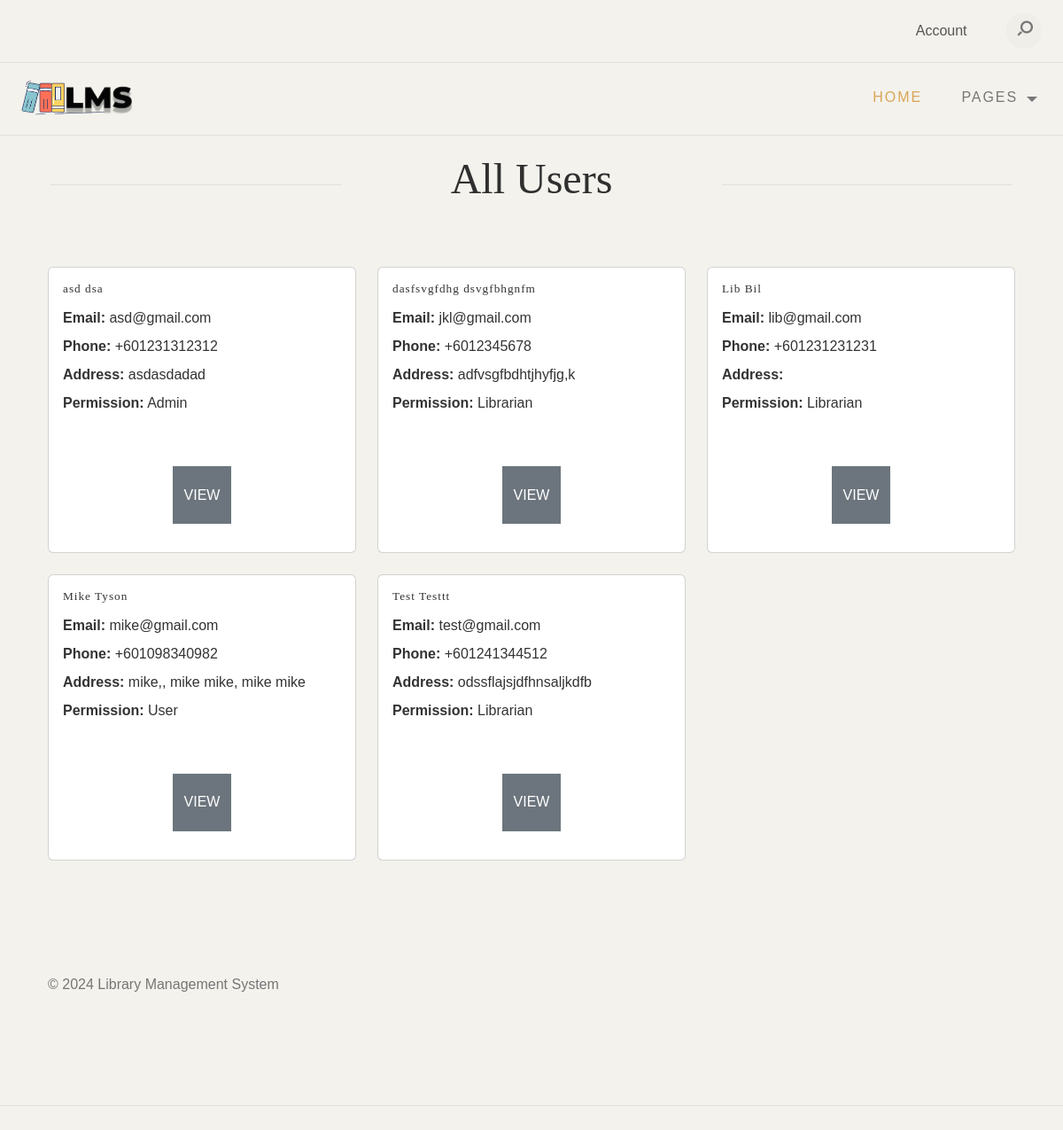
Before: /all_users.php with the older database file.
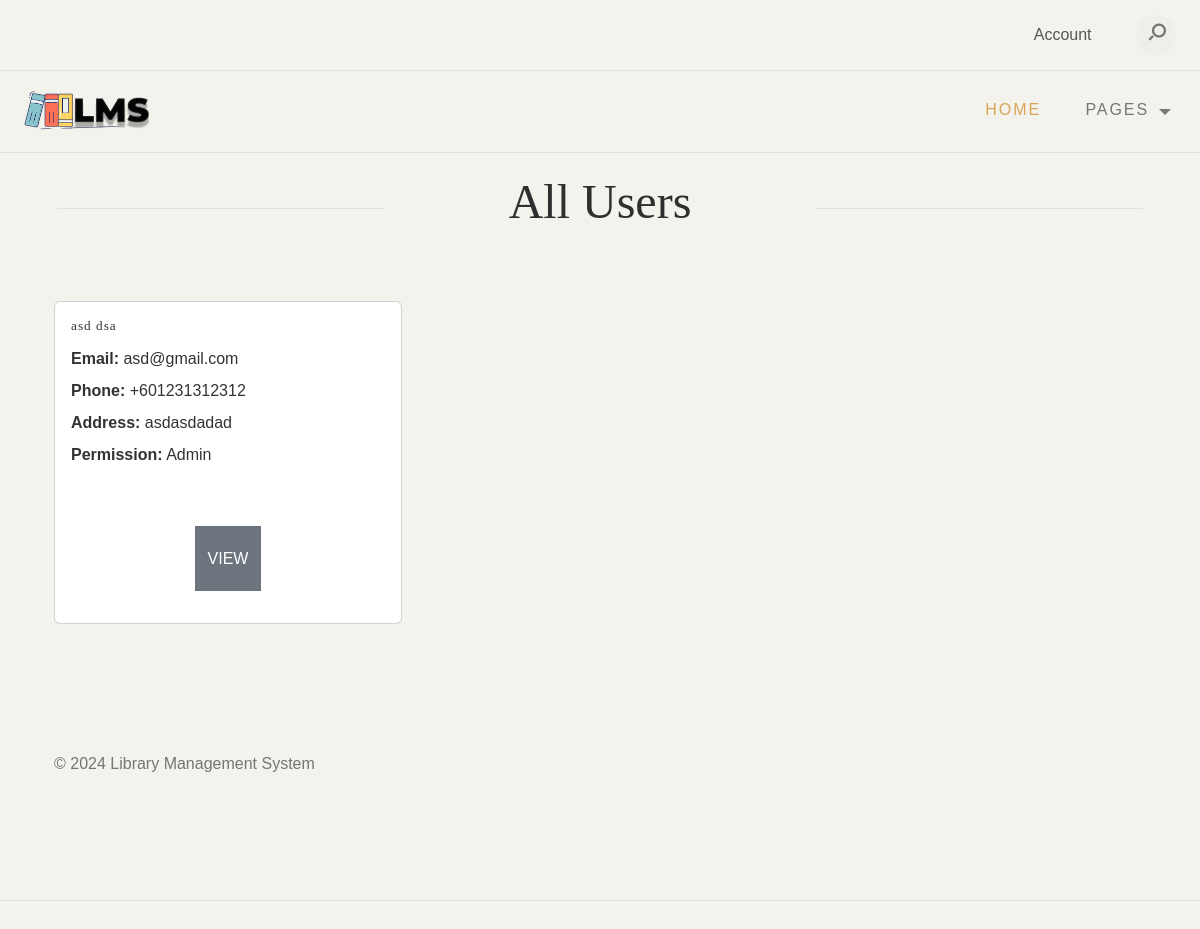
After: the same page with the newer database file.
### tables this page shows
CREATE TABLE `users` (
  `UserID` int(11) NOT NULL,
  `FirstName` varchar(100) DEFAULT NULL,
  `LastName` varchar(100) DEFAULT NULL,
  `Password` varchar(255) DEFAULT NULL,
  `Email` varchar(100) DEFAULT NULL,
  `Phone` varchar(15) DEFAULT NULL,
  `Address` varchar(255) DEFAULT NULL,
  `MembershipDate` date DEFAULT NULL,
  `Permission` varchar(15) NOT NULL,
  `Image` varchar(255) NOT NULL
);

### all_users.php (the view, shortened to what this page needs)
<?php
include_once("database/db.php");
$queryUsers = "
    SELECT u.UserID, CONCAT(u.FirstName, ' ', u.LastName) AS FullName, u.Email, u.Permission, u.Phone, u.Address
    FROM users u
    ORDER BY FullName ASC";
$resultUsers = mysqli_query($conn, $queryUsers);
?>
<!DOCTYPE html>
<html lang="en">
<head>
    <link href="https://cdn.jsdelivr.net/npm/bootstrap@5.3.1/dist/css/bootstrap.min.css" rel="stylesheet"
>
    <link rel="stylesheet" type="text/css" href="css/normalize.css">
    <link rel="stylesheet" type="text/css" href="icomoon/icomoon.css">
    <link rel="stylesheet" type="text/css" href="css/vendor.css">
    <link rel="stylesheet" type="text/css" href="style.css">
</head>
<body data-bs-spy="scroll" data-bs-target="#header" tabindex="0">
    <?php include 'header.php'; ?>
    <section id="all-users" class="users-section">
        <div class="container">
            <div class="row">
                <div class="col-md-12">
                    <div class="section-header align-center">
                        <h2 class="section-title">All Users</h2>
                    </div>
                    <div class="row">
                        <?php while ($user = mysqli_fetch_assoc($resultUsers)): ?>
                            <div class="col-md-4 mb-4">
                                <div class="card">
                                    <div class="card-body">
                                        <h5 class="card-title"><?php echo htmlspecialchars($user['FullName']); ?></h5>
                                        <p class="card-text">
                                            <strong>Email:</strong> <?php echo htmlspecialchars($user['Email']); ?><br>
                                            <strong>Phone:</strong> <?php echo htmlspecialchars($user['Phone']); ?><br>
                                            <strong>Address:</strong> <?php echo htmlspecialchars($user['Address']); ?><br>
                                            <strong>Permission:</strong>
                                            <?php
                                            if ($user['Permission'] == '1') {
                                                echo "Admin";
                                            } elseif ($user['Permission'] == '3') {
                                                echo "Librarian";
                                            } else {
                                                echo "User";
                                            }
                                            ?>
                                        </p>
                                        <div class="text-center">
                                            <?php if ($_SESSION['Permission'] == '1') { ?>
                                                <button class="btn btn-primary"
                                                        onclick="window.location.href='edit_user.php?UserID=<?php echo $user['UserID']; ?>'">
                                                    Edit
                                                </button>
                                                <button class="btn btn-danger"
                                                        onclick="if(confirm('Are you sure you want to delete this user?')) { window.location.href='delete.php?ACTION=Delete&UserID=<?php echo $user['UserID']; ?>'; }">
                                                    Delete
                                                </button>
                                            <?php } else { ?>
                                                <button class="btn btn-secondary"
                                                        onclick="alert('You do not have permission to perform this action.');">
                                                    View
                                                </button>
                                            <?php } ?>
                                        </div>
                                    </div>
                                </div>
                            </div>
                        <?php endwhile; ?>
                    </div>
                </div>
            </div>
        </div>
    </section>
    <?php include 'footer.php'; ?>
</body>
</html>

### header.php (shortened to what this page needs)
<div id="header-wrap">
<div class="top-content">
	<div class="container-fluid">
		<div class="row">
			<div class="col-md-6">
			</div>
			<div class="col-md-6">
				<div class="right-element">
					<a href="<?php echo isset($_SESSION['UserID']) ? 'account.php?UserID=' . $_SESSION['UserID'] : '#'; ?>"  class="user-account for-buy"
						<?php if (!isset($_SESSION['UserID'])): ?>
							onclick="alert('You haven\'t logged in'); window.location.href = 'login.php'; return false;"
						<?php endif; ?>
					>
						Account
					</a>
					<div class="action-menu">
						<div class="search-bar">
							<a href="#" class="search-button search-toggle" data-selector="#header-wrap">
								<i class="icon icon-search"></i>
							</a>
							<form role="search" method="get" class="search-box">
								<input class="search-field text search-input" placeholder="Search" type="search">
							</form>
						</div>
					</div>
				</div>
			</div>
		</div>
	</div>
</div>
<header id="header">
			<div class="container-fluid">
				<div class="row">
					<div class="col-md-2">
						<div class="main-logo">
							<a href="index.php"><img style="width:125px;" src="images/logo.png" alt="logo"></a>
						</div>
					</div>
					<div class="col-md-10">
						<nav id="navbar">
							<div class="main-menu stellarnav">
								<ul class="menu-list">
									<li class="menu-item active"><a href="index.php">Home</a></li>
									<li class="menu-item has-sub">
										<a href="#pages" class="nav-link">Pages</a>
									</li>
								</ul>
							</div>
						</nav>
					</div>
				</div>
			</div>
		</header>

### footer.php
<footer id="footer">
		<div class="container">
			<div class="row">
				<div class="col-md-12">
					<div class="copyright">
						<div class="row">
							<div class="col-md-12">
								<p>© 2024 Library Management System</p>
							</div>
						</div>
					</div>
				</div>
			</div>
		</div>
</footer>

### icomoon/icomoon.css (style rules this page uses)
[class^="icon-"], [class*=" icon-"] { font-family: 'icomoon' !important; speak: never; font-style: normal; font-weight: normal; font-variant: normal; text-transform: none; line-height: 1; -webkit-font-smoothing: antialiased; -moz-osx-font-smoothing: grayscale; }
.icon-search:before { content: "\e905"; }

Changed rows visible on the page:
removed users: FullName "dasfsvgfdhg dsvgfbhgnfm", Email "jkl@gmail.com", Phone "+6012345678", Address "adfvsgfbdhtjhyfjg,k", Permission "Librarian"
removed users: FullName "Lib Bil", Email "lib@gmail.com", Phone "+601231231231", Permission "Librarian"
removed users: FullName "Mike Tyson", Email "mike@gmail.com", Phone "+601098340982", Address "mike,, mike mike, mike mike", Permission "User"
removed users: FullName "Test Testtt", Email "test@gmail.com", Phone "+601241344512", Address "odssflajsjdfhnsaljkdfb", Permission "Librarian"
